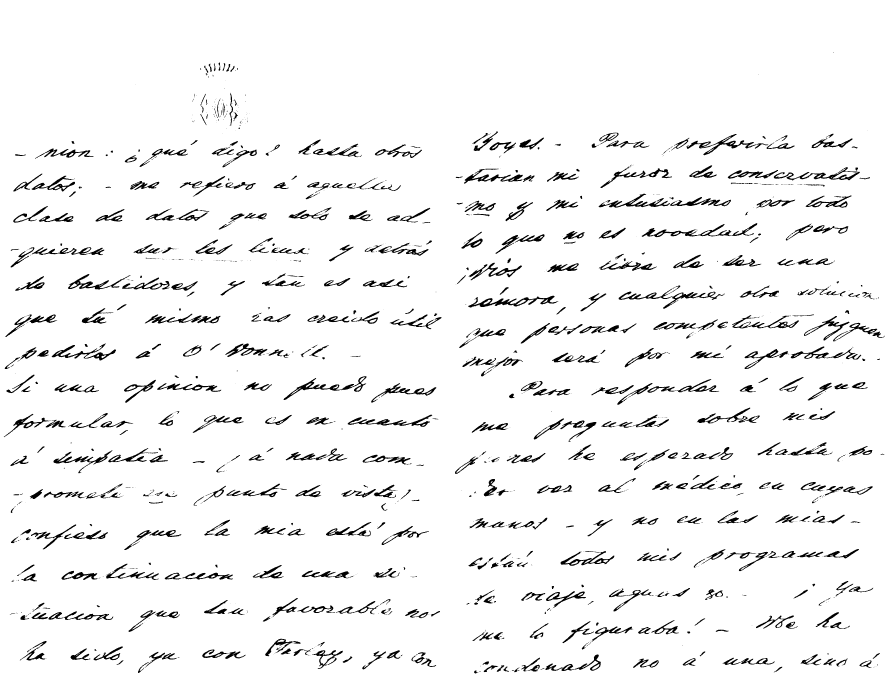
#> input picture IMG_0003_met_1_vec_0_sig_-1_thr_180.png, 3546 x 2752 px, given in place of 0003_sin_escudo.png, which was not available (shown at 1/4 size)
$ python detecciones_main.py IMG_0003_met_1_vec_0_sig_-1_thr_180.png
#> lines starting #> are read from the running program, lines starting #| are printed output that depends on the picture; after the words box and inside, x2 and y2 are one past the last pixel; in counts of white or black regions, pixels touching at a corner belong together; pictures that were not available may be replaced by others from this repository, and a replacement may not be noted
### Separacion.py
import numpy as np
from skimage import measure

class Separacion:
    def vert_hist(self, img):
        hist = np.sum(img, 1)
        return hist

    def hor_hist(self, img):
        hist = np.sum(img, 0)
        return hist

    # Entrada: Histograma horizontal
    # Salida: Tuplet: (Coordenada horizontal de la división de la página, longitud de la racha máxima de mínimos en el
    #       histograma). El segundo valor del tuplet se utiliza para saber si el documento tiene una columna de texto
    #       únicamente y no necesita ser dividido
    # [180 lines left out: functions columnas, filas, palabras, ajustar, ampliar, borde, not called in this run]

### detecciones_main.py
import cv2
import numpy as np
import os
import sys
import Separacion
import Filtros
import Umbralizaciones

umbralizaciones = Umbralizaciones.Umbralizaciones()
separar = Separacion.Separacion()
filtro = Filtros.Filtros()

# Importar imagen original
file = 'imgs/0003_sin_escudo.png'
#file = 'imgs/Narciso2.png'
#file = '../../Osborne/RepoOsborne/documentos/1883-L119.M29/2/IMG_0001.png'
#file = sys.argv[1]

# Parámetros modificables
erosion = 5

nombre = os.path.splitext(os.path.basename(file))[0]
path = os.path.dirname(file)
original = cv2.imread(file)
#> original is the input picture: shape (2752, 3546, 3); 95.1% white; 1392 black regions (772 under 20 px), largest, box (x1, y1, x2, y2) and area: (2567, 892, 3029, 949) 5285, (1873, 1183, 2231, 1230) 5034, (1134, 1505, 1466, 1600) 4572

# Umbralizado de JSM
#img = umbralizaciones.umbralizar_imagen(file)
# Umbralizado nuestro
gray_img = cv2.cvtColor(original, cv2.COLOR_BGR2GRAY)
ret, img = cv2.threshold(gray_img, 0, 255, cv2.THRESH_BINARY + cv2.THRESH_OTSU)
#> ret = 0
fil_px, col_px = img.shape
#> fil_px = 2752; col_px = 3546
# Plantilla de pertenencia
img_plant = img < 255
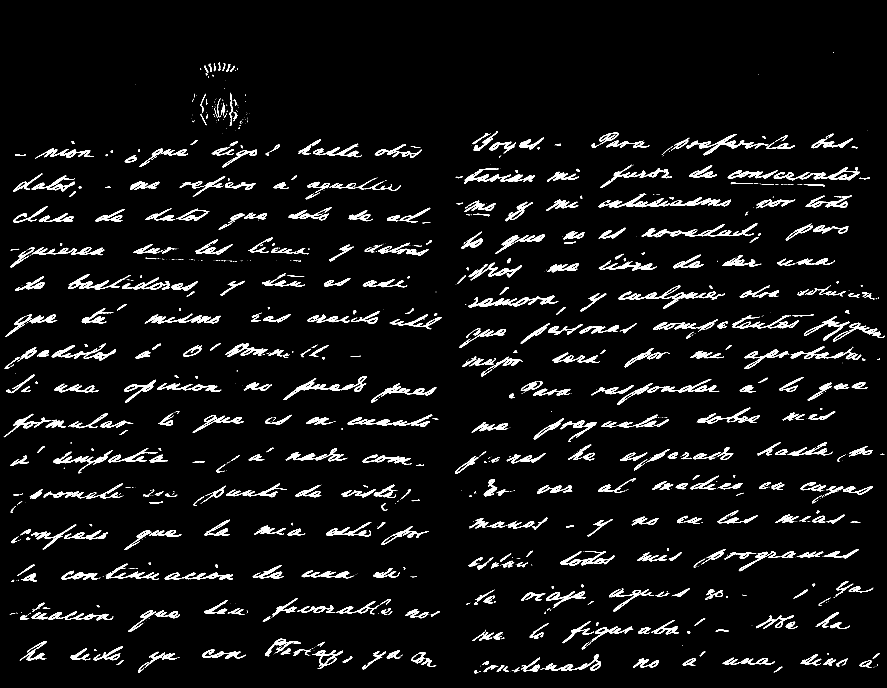
#> img_plant: shape (2752, 3546) bool (shown at 1/4 size); 4.9% white; 1392 white regions (772 under 20 px), largest, box (x1, y1, x2, y2) and area: (2567, 892, 3029, 949) 5285, (1873, 1183, 2231, 1230) 5034, (1134, 1505, 1466, 1600) 4572

# Separar columnas
hist_hor = separar.hor_hist(img_plant)
#> in hor_hist, `hist = np.sum(img, 0)`: hist = 3546 values, max 249 at index 1945, min 0 at index 0, mean 133.6
#> hist_hor has the same summary as hist in hor_hist
#> (the run stopped early here; a loop or call above may not have finished)

$ run again, on 0003_sin_escudo_met_0_vec_0_sig_0_thr_0.png
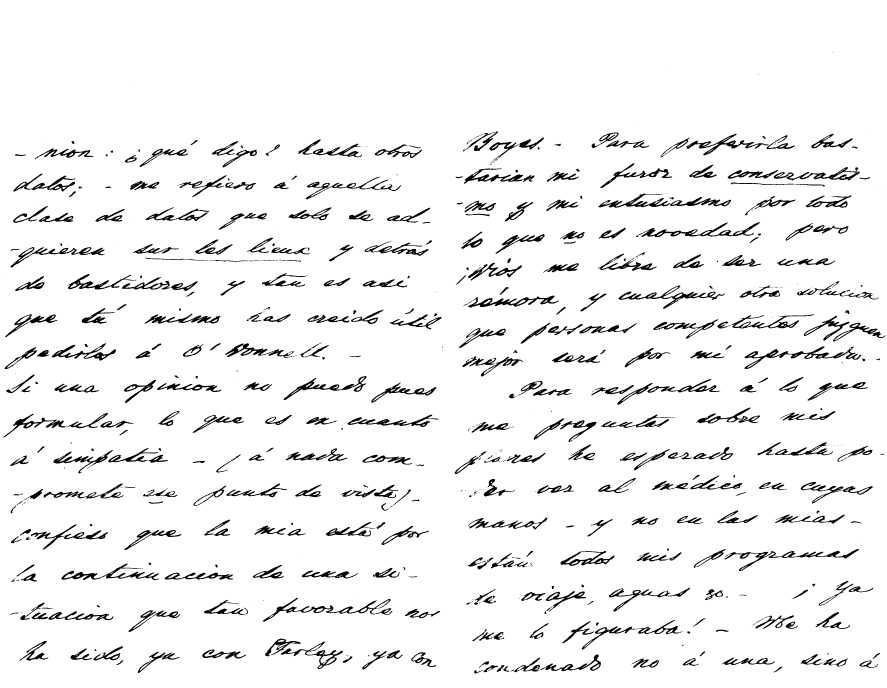
#> input picture 0003_sin_escudo_met_0_vec_0_sig_0_thr_0.png, 3546 x 2752 px, given in place of 0003_sin_escudo.png, which was not available (shown at 1/4 size)
#> original is the input picture: shape (2752, 3546, 3); 94.4% white; 697 black regions (252 under 20 px), largest, box (x1, y1, x2, y2) and area: (2978, 1386, 3446, 1476) 7107, (1051, 2391, 1570, 2486) 6568, (2544, 888, 3041, 949) 6358
#> ret = 0
#> `img_plant = img < 255`:
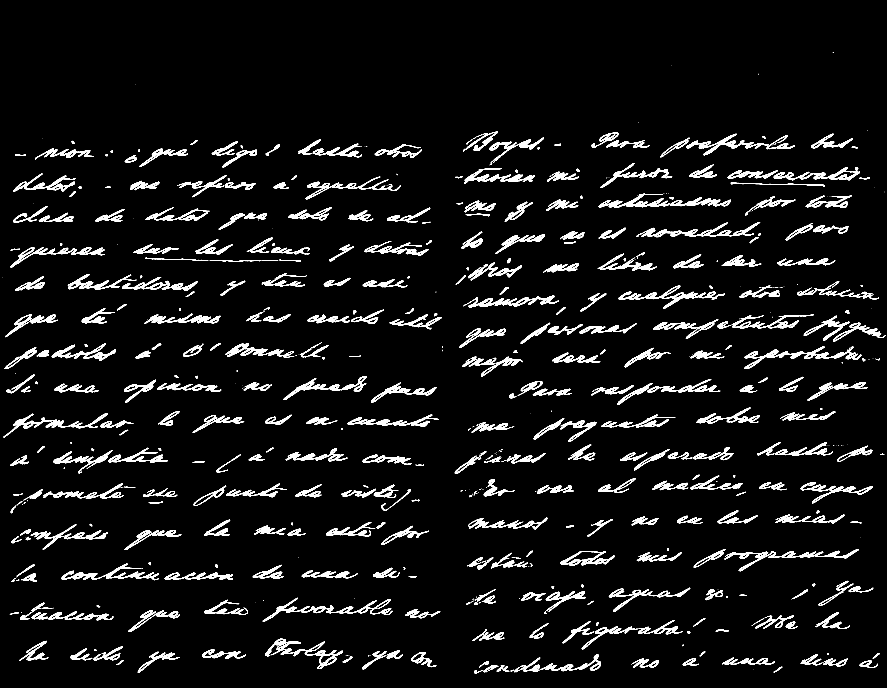
#> img_plant: shape (2752, 3546) bool (shown at 1/4 size); 5.6% white; 697 white regions (252 under 20 px), largest, box (x1, y1, x2, y2) and area: (2978, 1386, 3446, 1476) 7107, (1051, 2391, 1570, 2486) 6568, (2544, 888, 3041, 949) 6358
#> hist = 3546 values, max 291 at index 1920, min 0 at index 0, mean 155.4
#> hist_hor has the same summary as hist in hor_hist

$ run again, on IMG_0003_met_2_vec_2_sig_0_thr_0.png
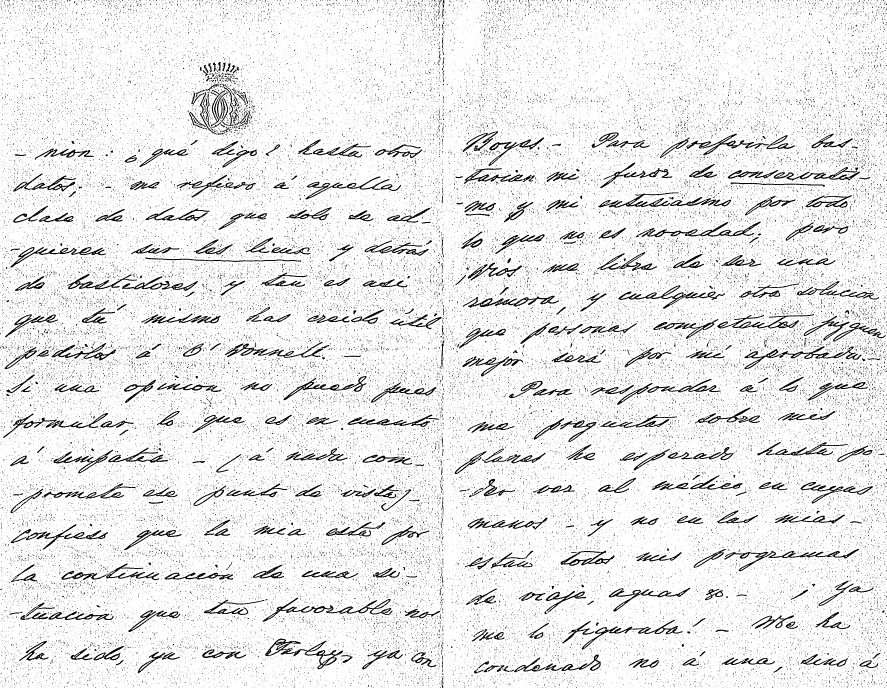
#> input picture IMG_0003_met_2_vec_2_sig_0_thr_0.png, 3546 x 2752 px, given in place of 0003_sin_escudo.png, which was not available (shown at 1/4 size)
#> original is the input picture: shape (2752, 3546, 3); 91.5% white; 72666 black regions (71527 under 20 px), largest, box (x1, y1, x2, y2) and area: (1050, 2391, 1570, 2487) 6579, (2977, 1385, 3446, 1477) 6314, (1061, 2554, 1372, 2677) 6302
#> ret = 0
#> `img_plant = img < 255`:
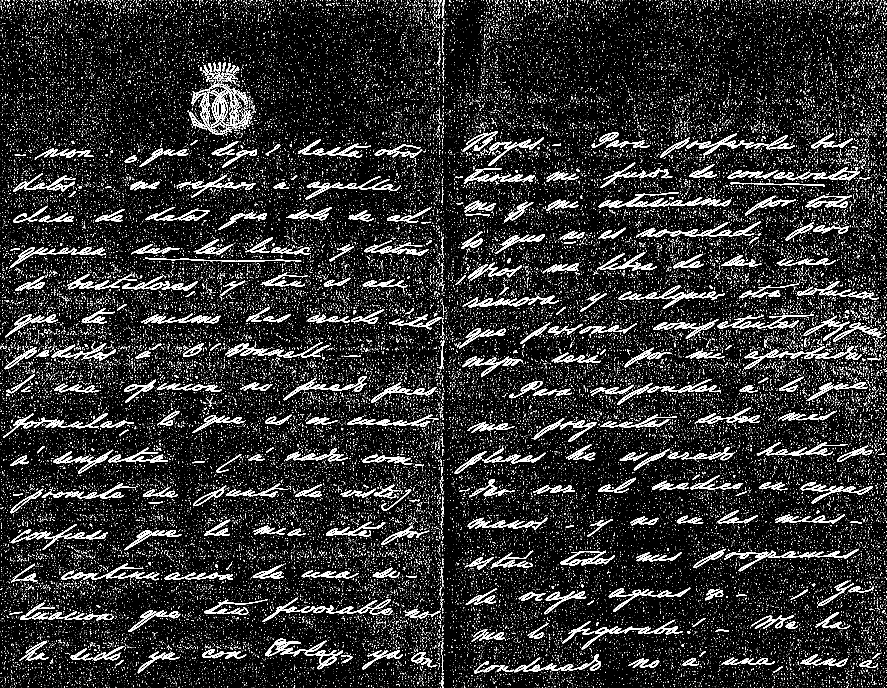
#> img_plant: shape (2752, 3546) bool (shown at 1/4 size); 8.5% white; 72666 white regions (71527 under 20 px), largest, box (x1, y1, x2, y2) and area: (1050, 2391, 1570, 2487) 6579, (2977, 1385, 3446, 1477) 6314, (1061, 2554, 1372, 2677) 6302
#> hist = 3546 values, max 836 at index 1770, min 10 at index 1784, mean 234.4
#> hist_hor has the same summary as hist in hor_hist
